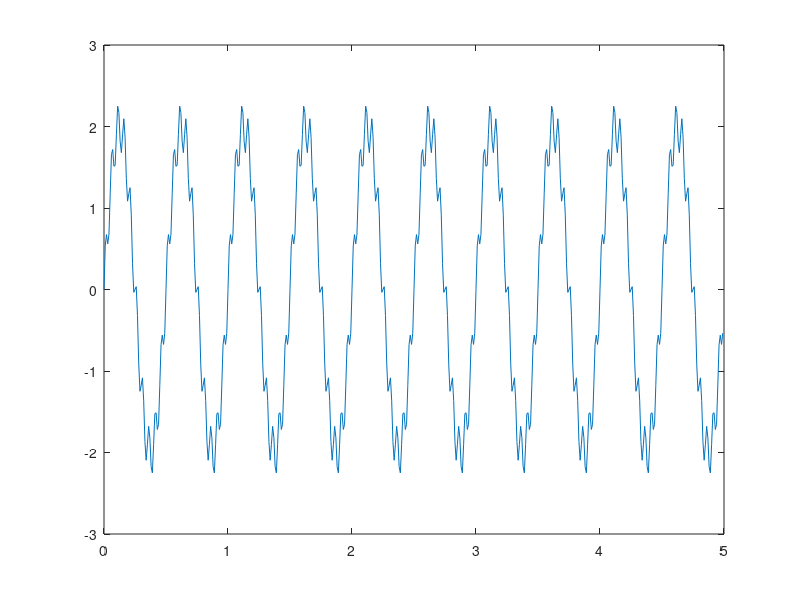
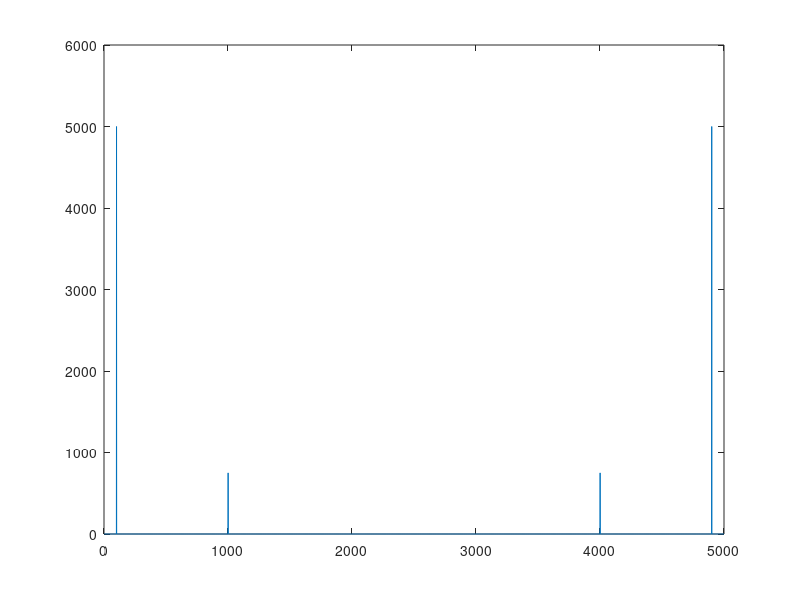
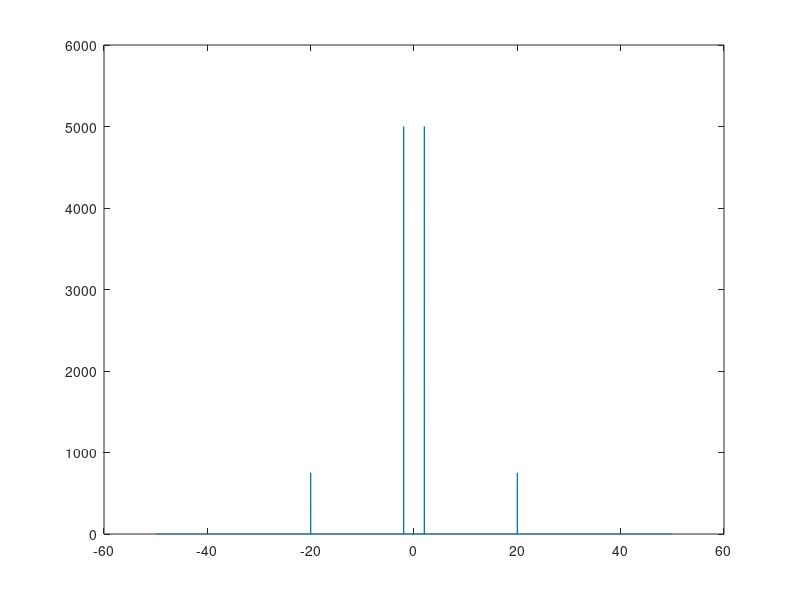
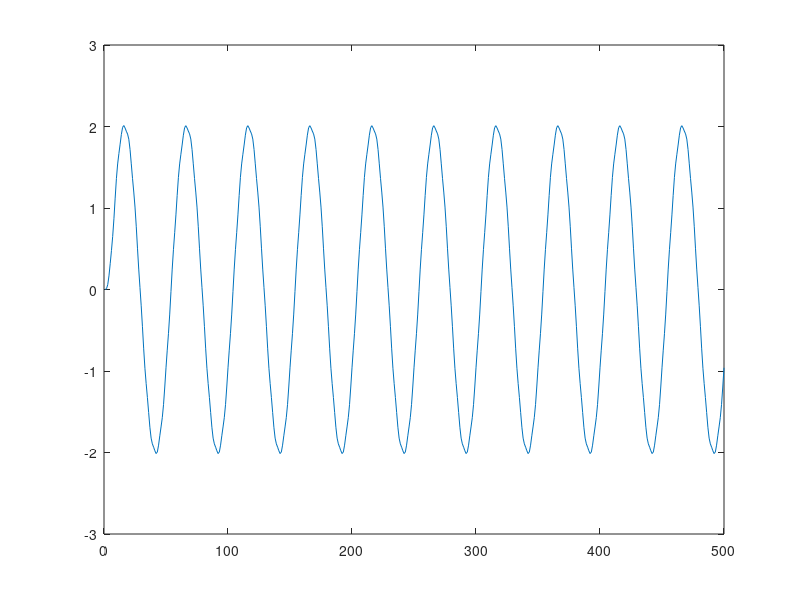

Here is the MATLAB script that generated these plots, in order: (Note: this script raises an error after producing the figures.)
function lab2_fft_filtering


% Fourier transform
%% 

Fs = 100; % sampling rate
L = 50; % length of the signal in seconds
T = 1/Fs; % inter-sample time
t = 0:T:L;
t = t(1:end-1); % exclude the last element of t since time starts at 0 and ends one sample before L seconds
y = 2*sin(2*pi*2*t) + 0.3*sin(2*pi*20*t);
figure;plot(t(1:5*Fs),y(1:5*Fs))

Y = fft(y); % fast fourier transform
magnitude_Y = abs(Y);  % you should use abs(Y) if you want to plot the magnitude of the fourier transform
figure;plot(magnitude_Y)

f = (0:length(Y)-1)*Fs/(length(Y)); % form the vector of frequencies such that size(f) = size(Y) and the first and last elements in f are 0 and Fs, respectively.
figure;plot(f,magnitude_Y)
xlabel('Frequency (Hz)');
ylabel('|Y|')
title('Fourier transform of y(t)')
clc

% fftshift function performs a zero-centered, circular shift on the transform
fshift = (-length(Y)/2:length(Y)/2-1)*Fs/(length(Y)); % zero-centered frequency range
yshift = fftshift(Y);
plot(fshift,abs(yshift))

%% filtering
[bl,al] = butter(3,10*2/Fs); % Butterworth filter (low-pass by defualt). The first input is the filter oreder, 
                             % the 2nd one is the cutoff frequency
y_low = filter(bl,al,y); % Apply filter
figure;plot(y_low(1:5*Fs))

[bl,al] = butter(3,10*2/Fs,'high'); % high-pass filter. filtertype can be:'low', 'bandpass', 'high' or 'stop'
y_high = filter(bl,al,y);
figure;plot(y_high(1:5*Fs))
ylim([-2.5 2.5])
ylim([-0.4 0.3])

[bl,al] = butter(5,10*2/Fs,'high');
y_high = filter(bl,al,y);
figure;plot(y_high(1:5*Fs))

[bl,al] = butter(3,[2 5]*2/Fs,'bandpass'); % band-pass filter between 2 and 5Hz
y_band = filter(bl,al,y);
figure;plot(y_band(1:5*Fs))
close all
clear
clc

%% loading and filtering signals 
load('ecg.mat')

figure;plot(ecg); % the signal contains drift, respiratory component and power-line noise

y = ecg(1:10*Fs);
t = (0:length(y)-1)/Fs;
figure;plot(t,y);

Y = fft(y);
magnitude_Y = abs(Y);
f = (0:length(Y)-1)*Fs/(length(Y));
figure;plot(f,magnitude_Y)

[bl,al] = butter(5,[0.7 40]*2/Fs,'bandpass'); % filtering between 0.7 and 40Hz would remove most of the unwanted components
figure;plot(t,filter(bl,al,y)) % a filter with order=5 is unstable

[bl,al] = butter(3,[0.7 40]*2/Fs,'bandpass');
y2 = filter(bl,al,y);
figure;plot(t,y2,'r')
hold on;plot(t,y)

[bl,al] = butter(3,[55 65]*2/Fs,'stop');
y3 = filter(bl,al,y2);
plot(t,y3,'g')

[hr, t] = find_hr2(ecg,Fs);
figure;plot(t,hr, 'o')
ylim([50 80])

[hr, t] = find_hr2(ecg,Fs,50,120);
figure;plot(t,hr)
ylim([50 80])

close all


